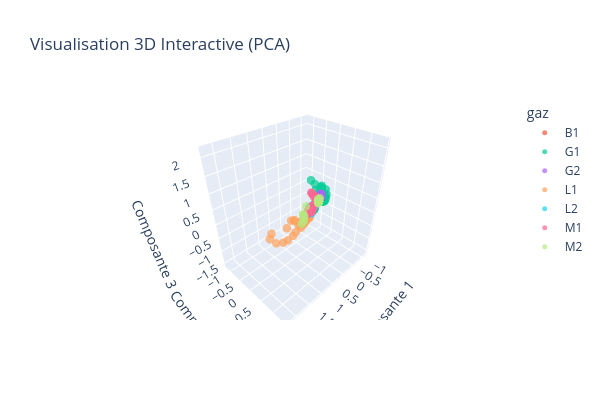
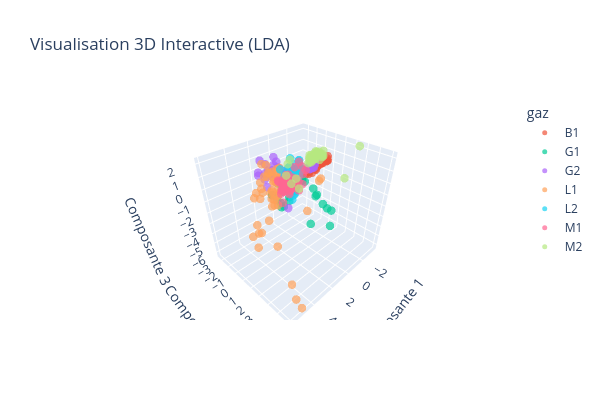

Notebook source saved alongside these figures, in order:
### Code cell
df = data_raw.copy()
df['Time'] = pd.to_timedelta(df['Time'])


df = delete_A(df)
# df = drop_R(df)
df = delete_stabilisation(df)

X, y = split_data(df)

PCA_visu(X, y)
LDA_visu(X, y)
